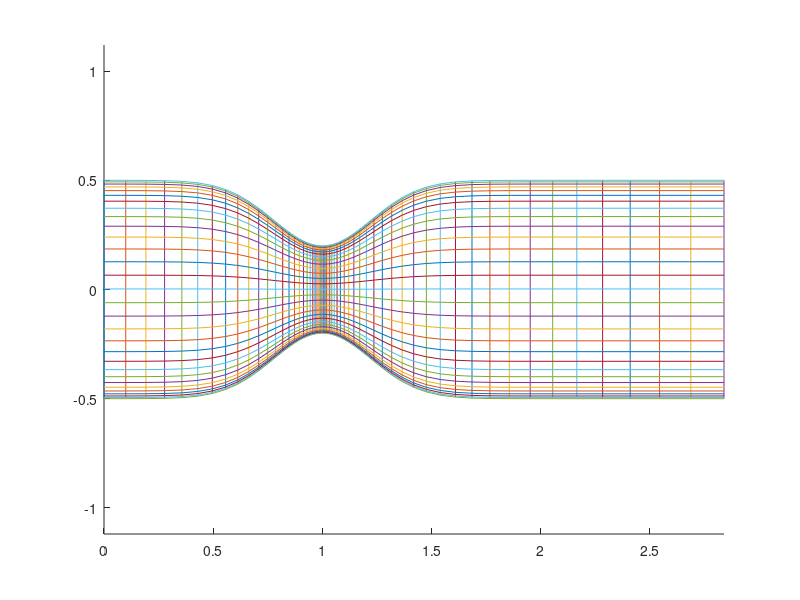

MATLAB code to generate this figure:
function sit5
n1 = 60;
n2 = 30;

X = zeros(n1,n2);
Y = zeros(n1,n2);

x = nlinspace(0,3,n1);
t = nlinspace2(n2);
for i = 1:n1
    X(i,1) = x(i);
    X(i,n2) = x(i);
    
    Y(i,1) = -f(x(i));
    Y(i,n2) = f(x(i));
    
    for j = 2:n2-1
        X(i,j) = X(i,1) + (X(i,n2)-X(i,1))*t(j);
        Y(i,j) = Y(i,1) + (Y(i,n2)-Y(i,1))*t(j);
    end
end

PX = zeros(n1*n2,1);
PY = zeros(n1*n2,1);
Ip = zeros(n1,n2);
k = 1;
for i = 1:n1
    for j = 1:n2
        PX(k) = X(i,j);
        PY(k) = Y(i,j);
        Ip(i,j) = k;
        k = k + 1; 
    end
end

k = 1;
TP = zeros((n1-1)*(n2-1),4);
for i = 1:n1-1
    for j = 1:n2-1
        TP(k,:) = [Ip(i,j),Ip(i+1,j),Ip(i+1,j+1),Ip(i,j+1)];
        k = k + 1; 
    end
end

P = [PX,PY];
Q = TP;

save 'P' P
save 'Q' Q

figure
hold on;
for i = 1:length(X(:,1))
    plot(X(i,:),Y(i,:));
end
for j = 1:length(X(1,:))
    plot(X(:,j),Y(:,j));
end
axis equal;

function y = f(x)
y = 0.5 - 0.3*exp(-(x-1)^2/0.1);

function y = nlinspace(a,b,n)
y = zeros(n,1);
for i = 1:n
    x = (i-1)/(n-1);
    y(i+1) = y(i) + 1-0.999*exp(-(3*x-1.31)^2/100);
end
y = y - min(y);
y = y/(max(y));
y = a + y*(b-a);

function y = nlinspace2(n)
y = zeros(n,1);
for i = 1:n-1
    x = (i-1)/(n-1);
    y(i+1) = y(i) + exp(-(x-0.5)^2/0.1);
end
y = y/(max(y));
